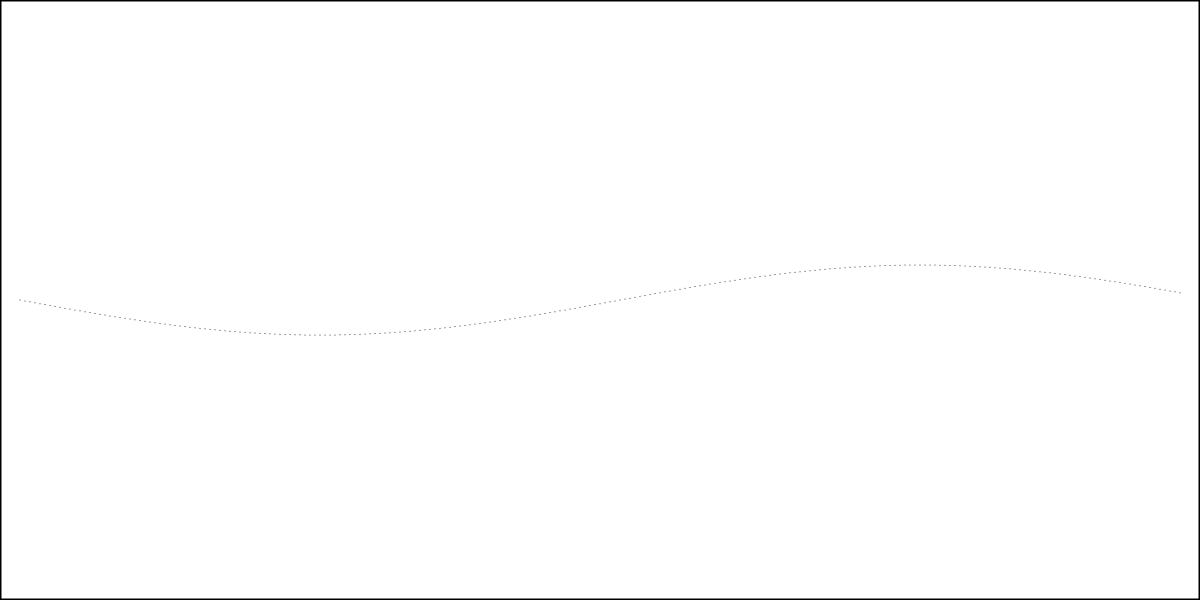
Frame 1 (no input)
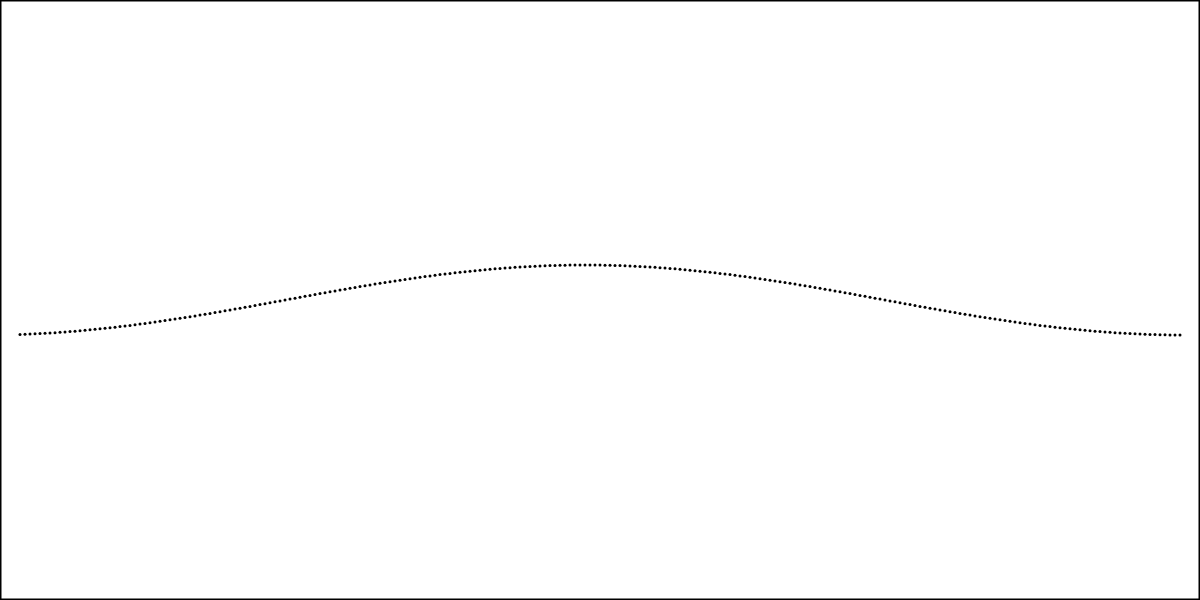
Frame 60 (no input)
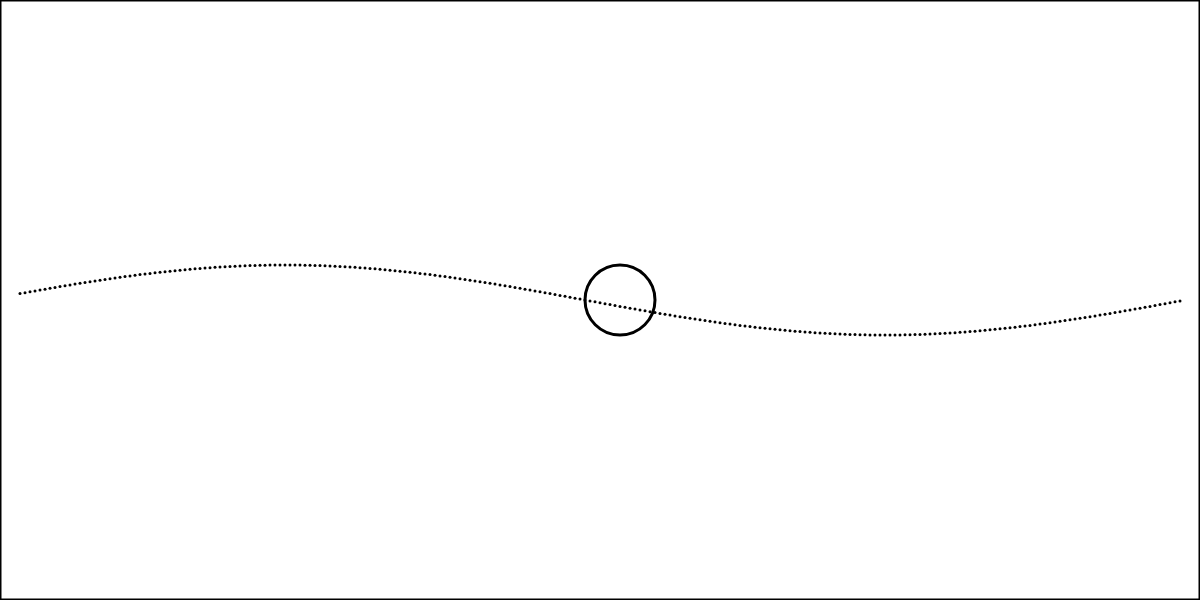
Frame 120 (the mouse pressed at the canvas centre since frame 60)

The p5.js sketch that drew these frames (run headless with seeded random() and noise() and a simulated clock; from frame 60 on, the mouse is pressed at the canvas centre):

// p5.js sketch
// ── sketch.js
/**
*
* Author: Elohim Guevara Varela
*
* Assignment 6: Audio Visualizer
*
* MOOC: Introduction to Programming For The Visual Arts with p5.js
*
* Platform: https://www.kadenze.com/
*
*/

var angle = 0;
// change the position of the wave in "axis y"
// if increment the offset value, "axis y" increment and vice versa
var offset = 300;
// amplitud of the wave
var scalar = 35;
// speed of the motion
var speed = 0.05;
// var for increment the ball size
var increaseBall = true;
// size X baLL
var sizeX_ball = 10;
// size Y ball
var sizeY_ball = 10;

function setup() {
  createCanvas(1200, 600);
}

function draw() {
  background(255);

  for (var x = 20; x <= width - 20; x += 5) {
    var y = offset + (sin(angle) * scalar);
    point(x, y);
    angle += (TWO_PI / 60) / 4;
  }

  // ball moves on sine curve
  var y = offset + (sin(angle) * scalar);
  // condition to increase the ball
  if (increaseBall == false) {
    sizeX_ball++;
    sizeY_ball++;
    ellipse(mouseX + 20, y, sizeX_ball, sizeY_ball);
  }

  noFill();
  strokeWeight(3);
  rect(0, 0, width, height);
}

function mousePressed() {
  loop();
  increaseBall = !increaseBall;
}

function mouseReleased() {
  noLoop();
  //!increaseBall = increaseBall;
}
